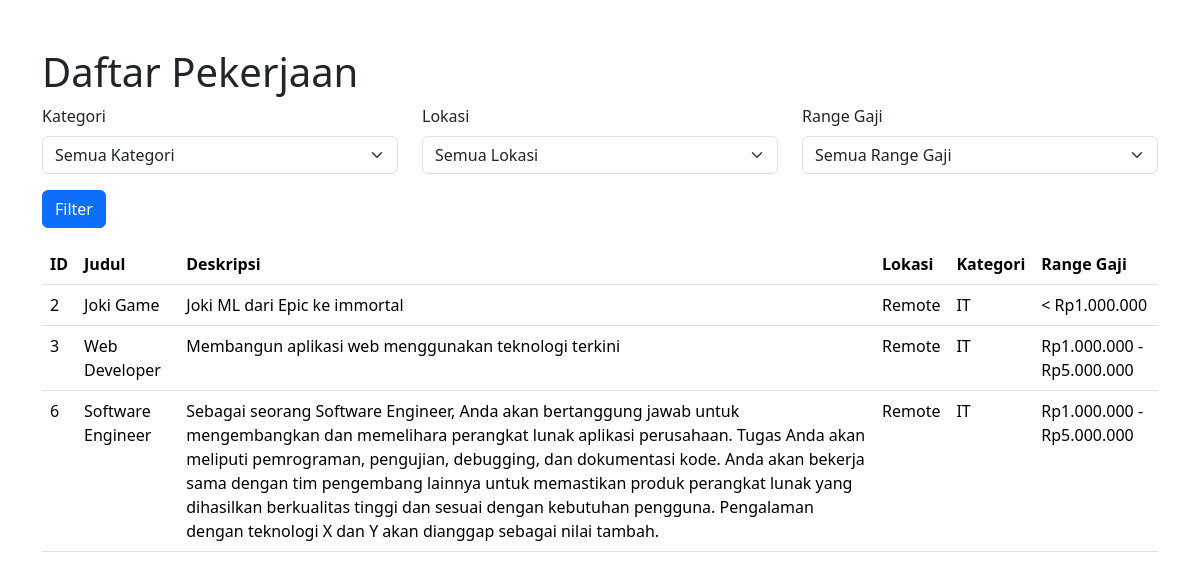
/jobs.php?kategori=IT, run on the app's committed database.
### tables this page shows
CREATE TABLE `jobs` (
  `id` int(11) NOT NULL,
  `judul` varchar(255) DEFAULT NULL,
  `deskripsi` text DEFAULT NULL,
  `lokasi` varchar(100) DEFAULT NULL,
  `kategori` varchar(100) DEFAULT NULL,
  `range_gaji` varchar(100) DEFAULT NULL
);

### jobs.php (the view, shortened to what this page needs)
<?php
include 'koneksi.php';
?>
<!DOCTYPE html>
<html lang="en">
<head>
    <link href="https://cdn.jsdelivr.net/npm/bootstrap@5.3.3/dist/css/bootstrap.min.css" rel="stylesheet">
</head>
<body>
<div class="container">
    <h1 class="mt-5">Daftar Pekerjaan</h1>
    <form method="GET">
        <div class="row">
            <div class="col-md-4 mb-3">
                <label for="kategori" class="form-label">Kategori</label>
                <select class="form-select" id="kategori" name="kategori">
                    <option value="">Semua Kategori</option>
                </select>
            </div>
            <div class="col-md-4 mb-3">
                <label for="lokasi" class="form-label">Lokasi</label>
                <select class="form-select" id="lokasi" name="lokasi">
                    <option value="">Semua Lokasi</option>
                </select>
            </div>
            <div class="col-md-4 mb-3">
                <label for="range_gaji" class="form-label">Range Gaji</label>
                <select class="form-select" id="range_gaji" name="range_gaji">
                    <option value="">Semua Range Gaji</option>
                </select>
            </div>
        </div>
        <button type="submit" class="btn btn-primary">Filter</button>
    </form>
    <table class="table mt-3">
        <thead>
            <tr>
                <th>ID</th>
                <th>Judul</th>
                <th>Deskripsi</th>
                <th>Lokasi</th>
                <th>Kategori</th>
                <th>Range Gaji</th>
            </tr>
        </thead>
        <tbody>
            <?php
            $filter_kategori = isset($_GET['kategori']) ? $_GET['kategori'] : '';
            $sql_filter = "SELECT * FROM Jobs WHERE 1=1";
            if (!empty($filter_kategori)) {
                $sql_filter .= " AND kategori='$filter_kategori'";
            }
            $result_filter = $conn->query($sql_filter);
            if ($result_filter->num_rows > 0) {
                while($row = $result_filter->fetch_assoc()) {
                    echo "<tr>";
                    echo "<td>" . $row["id"] . "</td>";
                    echo "<td>" . $row["judul"] . "</td>";
                    echo "<td>" . $row["deskripsi"] . "</td>";
                    echo "<td>" . $row["lokasi"] . "</td>";
                    echo "<td>" . $row["kategori"] . "</td>";
                    echo "<td>" . $row["range_gaji"] . "</td>";
                    echo "</tr>";
                }
            } else {
                echo "<tr><td colspan='6'>Tidak ada data yang sesuai dengan filter</td></tr>";
            }
            ?>
        </tbody>
    </table>
</div>
</body>
</html>

### data on the page
jobs: id "2", judul "Joki Game", deskripsi "Joki ML dari Epic ke immortal", lokasi "Remote", kategori "IT", range_gaji "< Rp1.000.000"
jobs: id "3", judul "Web Developer", deskripsi "Membangun aplikasi web menggunakan teknologi terkini", lokasi "Remote", kategori "IT", range_gaji "Rp1.000.000 - Rp5.000.000"
jobs: id "6", judul "Software Engineer", deskripsi "Sebagai seorang Software Engineer, Anda akan bertanggung jawab untuk mengembangkan dan memelihara perangkat lunak aplikasi perusahaan. Tugas Anda akan meliputi pemrograman, pengujian, debugging, dan dokumentasi kode. Anda akan bekerja sama dengan tim pengembang lainnya untuk memastikan produk perangkat lunak yang dihasilkan berkualitas tinggi dan sesuai dengan kebutuhan pengguna. Pengalaman dengan teknologi X dan Y akan dianggap sebagai nilai tambah.", lokasi "Remote", kategori "IT", range_gaji "Rp1.000.000 - Rp5.000.000"
